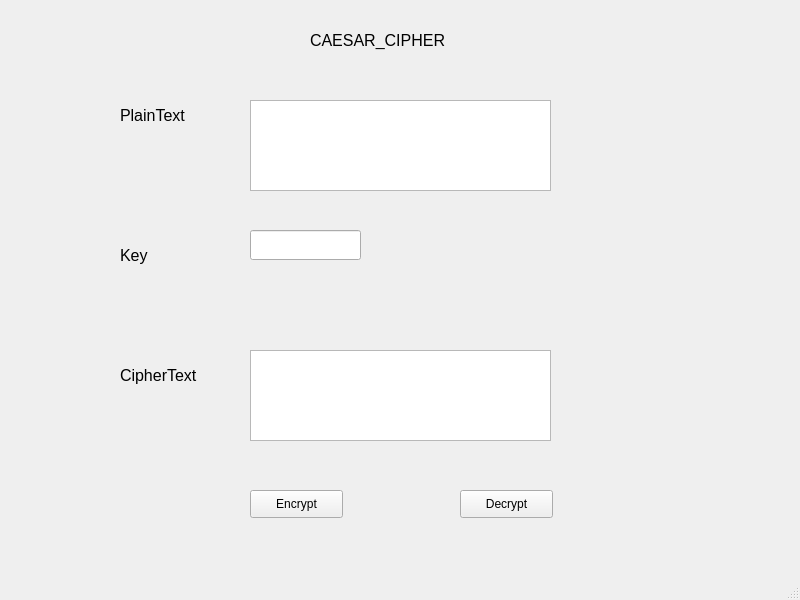
<?xml version="1.0" encoding="UTF-8"?>
<ui version="4.0">
 <class>MainWindow</class>
 <widget class="QMainWindow" name="MainWindow">
  <property name="geometry">
   <rect>
    <x>0</x>
    <y>0</y>
    <width>800</width>
    <height>600</height>
   </rect>
  </property>
  <property name="windowTitle">
   <string>MainWindow</string>
  </property>
  <widget class="QWidget" name="centralwidget">
   <widget class="QLabel" name="label">
    <property name="geometry">
     <rect>
      <x>120</x>
      <y>100</y>
      <width>81</width>
      <height>31</height>
     </rect>
    </property>
    <property name="font">
     <font>
      <pointsize>12</pointsize>
     </font>
    </property>
    <property name="text">
     <string>PlainText</string>
    </property>
   </widget>
   <widget class="QLabel" name="label_2">
    <property name="geometry">
     <rect>
      <x>120</x>
      <y>240</y>
      <width>61</width>
      <height>31</height>
     </rect>
    </property>
    <property name="font">
     <font>
      <pointsize>12</pointsize>
     </font>
    </property>
    <property name="text">
     <string>Key</string>
    </property>
   </widget>
   <widget class="QLabel" name="label_3">
    <property name="geometry">
     <rect>
      <x>120</x>
      <y>350</y>
      <width>111</width>
      <height>51</height>
     </rect>
    </property>
    <property name="font">
     <font>
      <pointsize>12</pointsize>
     </font>
    </property>
    <property name="text">
     <string>CipherText</string>
    </property>
   </widget>
   <widget class="QTextEdit" name="txt_plain">
    <property name="geometry">
     <rect>
      <x>250</x>
      <y>100</y>
      <width>301</width>
      <height>91</height>
     </rect>
    </property>
   </widget>
   <widget class="QLineEdit" name="txt_key">
    <property name="geometry">
     <rect>
      <x>250</x>
      <y>230</y>
      <width>111</width>
      <height>30</height>
     </rect>
    </property>
   </widget>
   <widget class="QTextEdit" name="txt_cipher">
    <property name="geometry">
     <rect>
      <x>250</x>
      <y>350</y>
      <width>301</width>
      <height>91</height>
     </rect>
    </property>
   </widget>
   <widget class="QPushButton" name="btn_en">
    <property name="geometry">
     <rect>
      <x>250</x>
      <y>490</y>
      <width>93</width>
      <height>28</height>
     </rect>
    </property>
    <property name="text">
     <string>Encrypt</string>
    </property>
   </widget>
   <widget class="QPushButton" name="btn_de">
    <property name="geometry">
     <rect>
      <x>460</x>
      <y>490</y>
      <width>93</width>
      <height>28</height>
     </rect>
    </property>
    <property name="text">
     <string>Decrypt</string>
    </property>
   </widget>
   <widget class="QLabel" name="label_4">
    <property name="geometry">
     <rect>
      <x>310</x>
      <y>20</y>
      <width>191</width>
      <height>41</height>
     </rect>
    </property>
    <property name="font">
     <font>
      <pointsize>12</pointsize>
     </font>
    </property>
    <property name="text">
     <string>CAESAR_CIPHER</string>
    </property>
   </widget>
  </widget>
  <widget class="QMenuBar" name="menubar">
   <property name="geometry">
    <rect>
     <x>0</x>
     <y>0</y>
     <width>800</width>
     <height>26</height>
    </rect>
   </property>
  </widget>
  <widget class="QStatusBar" name="statusbar"/>
 </widget>
 <resources/>
 <connections/>
</ui>
